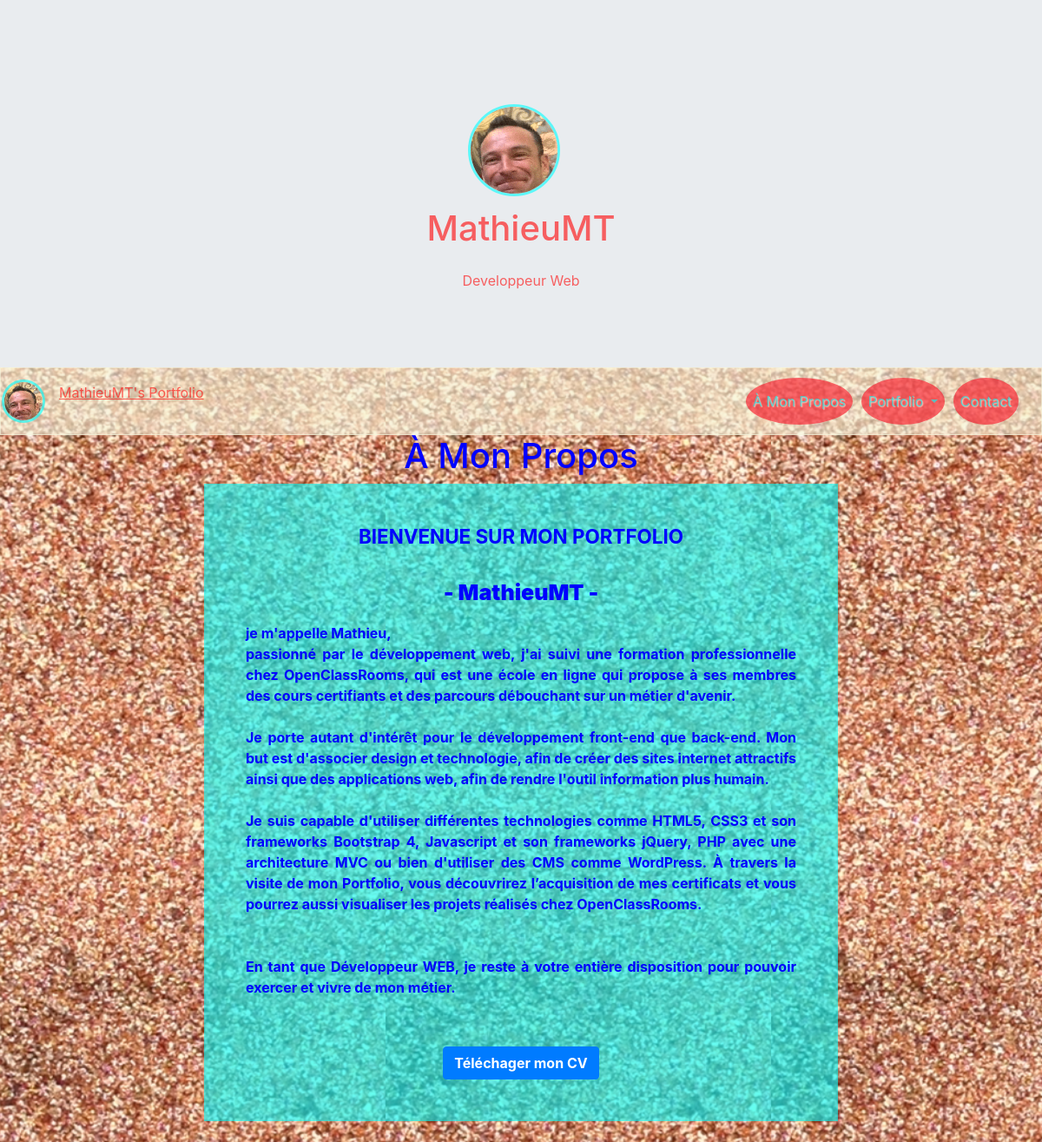
The page / on the database its author committed.
### tables this page shows
CREATE TABLE `users` (
  `id` int(11) NOT NULL,
  `username` varchar(255) NOT NULL,
  `firstname` varchar(255) NOT NULL,
  `lastname` varchar(255) NOT NULL,
  `email` varchar(255) NOT NULL,
  `pass` text NOT NULL,
  `profession` varchar(255) NOT NULL,
  `description` longtext,
  `avatar` text NOT NULL,
  `mini_avatar` text NOT NULL
);

### Controllers/Frontend/UserController.php (called while the page is built, shortened)
<?php
require_once 'Models/Frontend/User.php';
class UserController {
    private $_user;
    public function __construct(){
        $this->_user = new UserManager();
    }
    public function aboutUser() {
        $aboutUser = $this->_user->getUserDescription();
        $view = new ViewFrontEnd('aboutView');
        $view->generate(array('aboutUser' => $aboutUser));
    }
}

### index.php (called while the page is built, shortened)
<?php
$rooter = new Rooter();
$rooter->rooterRequest();

### Models/Frontend/UserManager.php (called while the page is built)
<?php
require_once 'Models/Frontend/User.php';
require_once 'Models/Model.php';
class UserManager extends Model{
    public function getUserDescription() {
        $users = [];
        $sql = "SELECT * FROM users";
        $aboutUser = $this->executeRequest($sql);
        foreach ($aboutUser as $oneUser) {
            $user = new User($oneUser);
            $users[] = $user;
        }
        return $users;
    }
}

### Models/Model.php (called while the page is built)
<?php
class Model {
    private $db;
    protected function executeRequest($sql, $params = null) {
       if ($params == null) {
            $result = $this->dbConnect()->query($sql);
        }
        else {
            $result = $this->dbConnect()->prepare($sql);
            $result->execute($params);
        }
        return $result;
    }
    private function dbConnect() {
        if ($this->db == null) {
            $this->db = new PDO('mysql:host=localhost; dbname=myPortfolio;charset=utf8', 'root', 'root', array(PDO::ATTR_ERRMODE => PDO::ERRMODE_EXCEPTION));
        }
        return $this->db;
    }
}

### Models/Frontend/User.php (called while the page is built, shortened)
<?php
require_once 'Models/Frontend/UserManager.php';
class User {
    private $_id,$_username,$_firstname,$_lastname,$_email,$_pass,$_profession,$_description,$_avatar,$_mini_avatar;
    public function hydrate(array $data) {
        foreach ($data as $key => $value) {
            $method = 'set' . ucfirst($key);
        }
    }
    public function username() { return $this->_username;}
    public function firstname() { return $this->_firstname;}
    public function profession() { return $this->_profession;}
    public function description() { return $this->_description;}
    public function setId($id) {
        $id = (int) $id;
    }
    public function setUsername($username) {
        if(is_string($username)) {
            $this->_username = $username;
        }
    }
    public function setFirstname($firstname) {
        if(is_string($firstname)) {
            $this->_firstname = $firstname;
        }
    }
    public function setProfession($profession) {
        if (is_string($profession)) {
            $this->_profession = $profession;
        }
    }
    public function setDescription($description) {
        if (is_string($description)) {
            $this->_description = $description;
        }
    }
}

### Views/Frontend/aboutView.php (the view, shortened to what this page needs)
<h1 class="text-center titlePage animated fadeInLeft"><?= $this->title = 'À Mon Propos' ?></h1>
<section class="cover animated fadeInLeft">
    <div class="container">
        <div class="row text-justify">
            <div class="col-sm-2"></div>
            <div class="col-sm-8">
            <?php   foreach ($aboutUser as $eachUser): ?>
                <div class="bgColor p-5">
                    <article>
                       <h2 class="text-center">Bienvenue  sur mon portfolio</h2><br />
                        <p class="text-center"><b class="portfolioName"> - <?= $eachUser->username(); ?> - </b><br /></p>
                        <p>je m'appelle <?= $eachUser->firstname(); ?>,<br/>
                            <?= $eachUser->description(); ?><br /><br />
                            En tant que <?= $eachUser->profession(); ?>, je reste à votre entière disposition pour pouvoir exercer et vivre de mon métier.<br /><br />
                         </p>
                         <div class="row text-center">
                            <div class="col-sm-12">
                                <button type="button" class="btn btn-primary mx-auto mt-3 btn_cv"><a class="cv" href="Content/img/users/CV/CV.pdf" download><img scr="Content/img/users/CV/CV.pdf" />Téléchager mon CV</a></button>
                            </div>
                        </div>
                    </article>
                </div>
            <?php endforeach; ?>
            </div>
            <div class="col-sm-2"></div>
        </div>
    </div>
</section>

### Content/CSS/style.css (style rules this page uses)
html, body { height: 100%; }
html { overflow-x: hidden; }
body { margin: 0; padding: 0; background-image: url("../img/sand.png"); background-size: contain; background-repeat: repeat; }
.titlePage { color: rgb(0,0,255); }
.portfolioName { font-size: 25px; }
.cv { text-decoration: none; font-weight: bolder; color: white; }
h2 { font-weight: bold; font-size: 1.4rem; text-transform: uppercase; }
h2 { margin-top: 0; }
.bgColor { background-color: rgba(0,255,255,0.6); }

### rows shown on the page
users: username "MathieuMT", firstname "Mathieu", description "passionné par le développement web, j'ai suivi une formation professionnelle chez OpenClassRooms, qui est une école en ligne qui propose à ses membres des cours certifiants et des parcours débouchant sur un métier d'avenir. Je porte autant d'intérêt pour le développement front-end que back-end. Mon but est d'associer design et technologie, afin de créer des sites internet attractifs ainsi que des applications web, afin de rendre l'outil information plus humain. Je suis capable d'utiliser différentes technologies comme HTML5, CSS3 et son frameworks Bootstrap 4, Javascript et son frameworks jQuery, PHP avec une architecture MVC ou bien d'utiliser des CMS comme WordPress. À travers la visite…", profession "Développeur WEB"

### other values the page prints
$this->title = 'À Mon Propos' "À Mon Propos"
